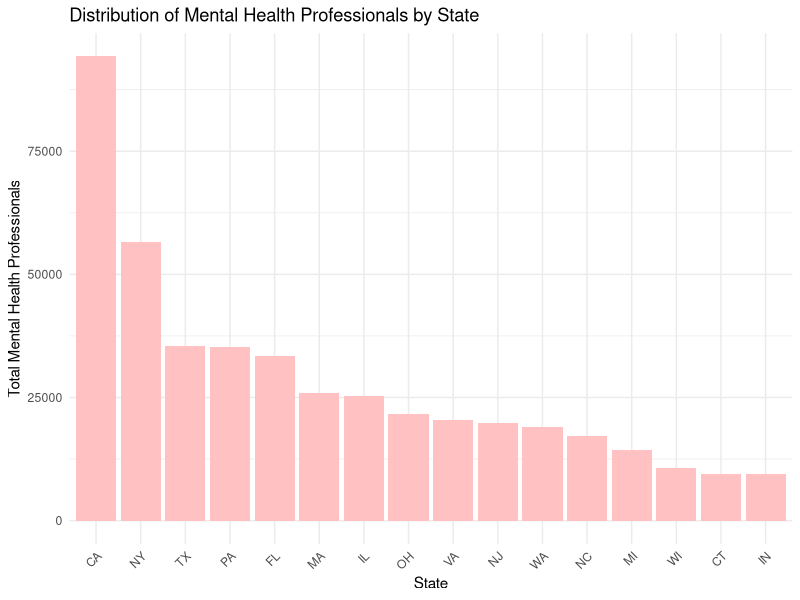
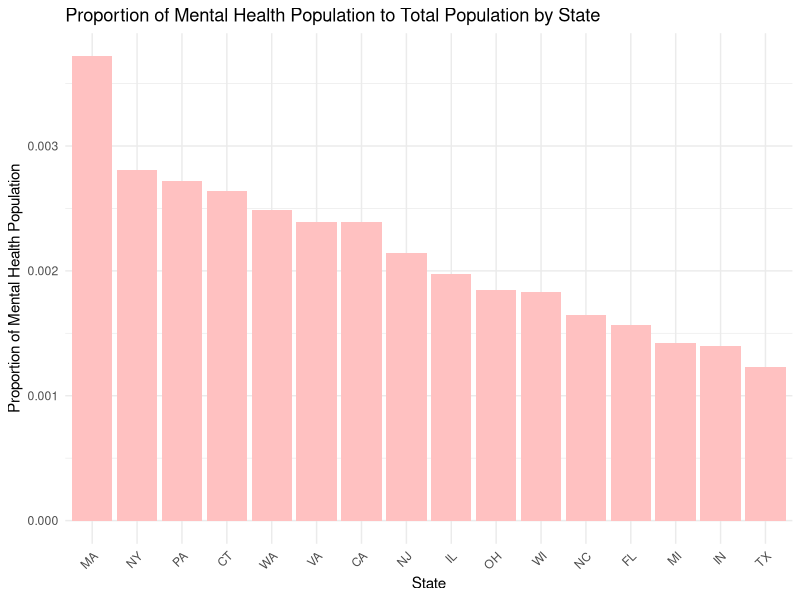
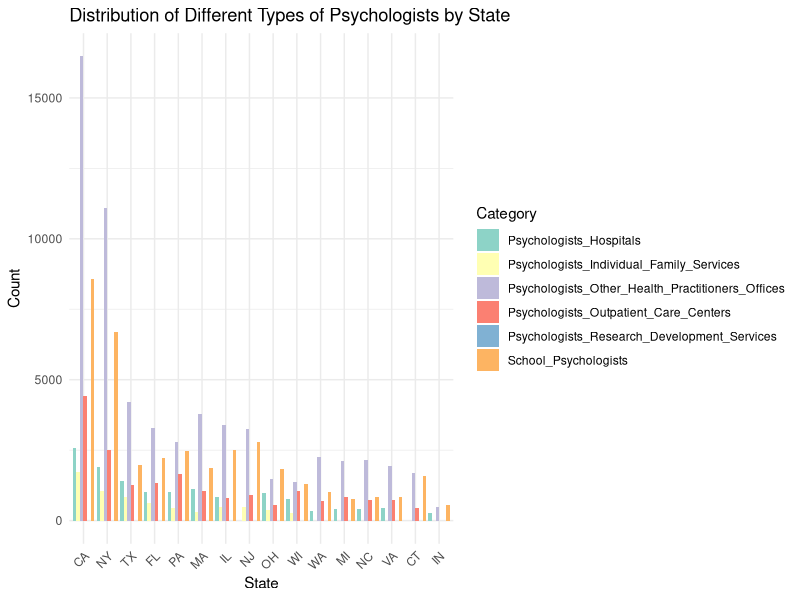
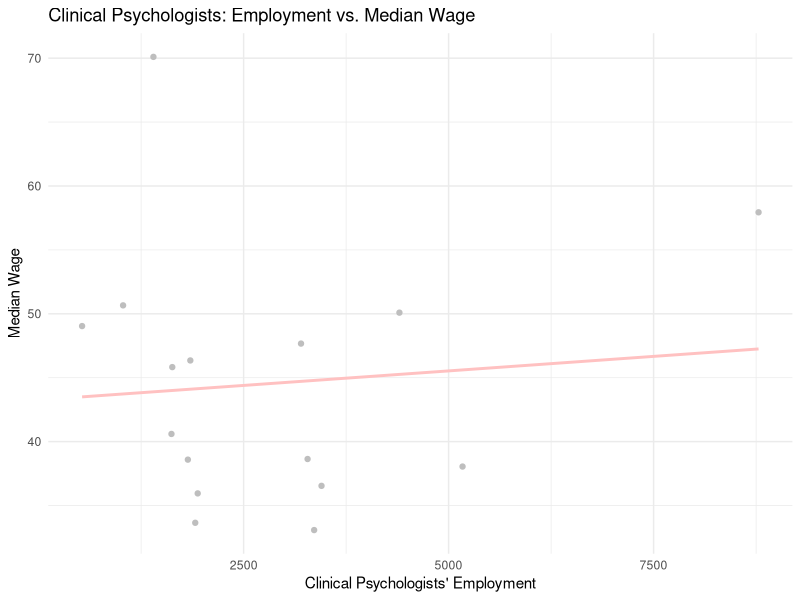
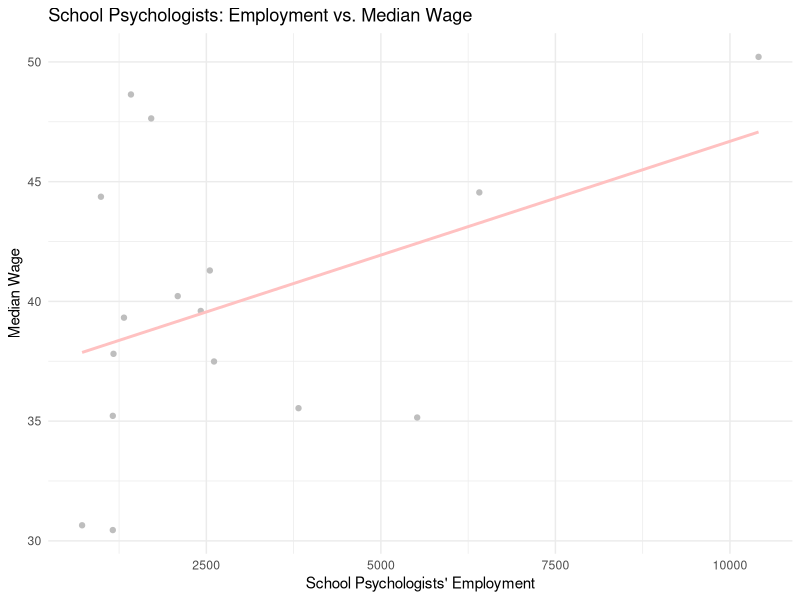
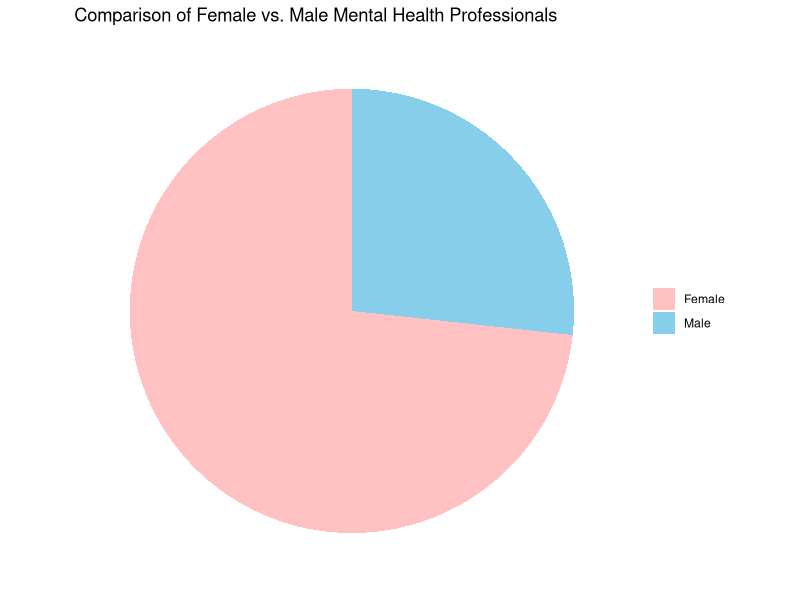
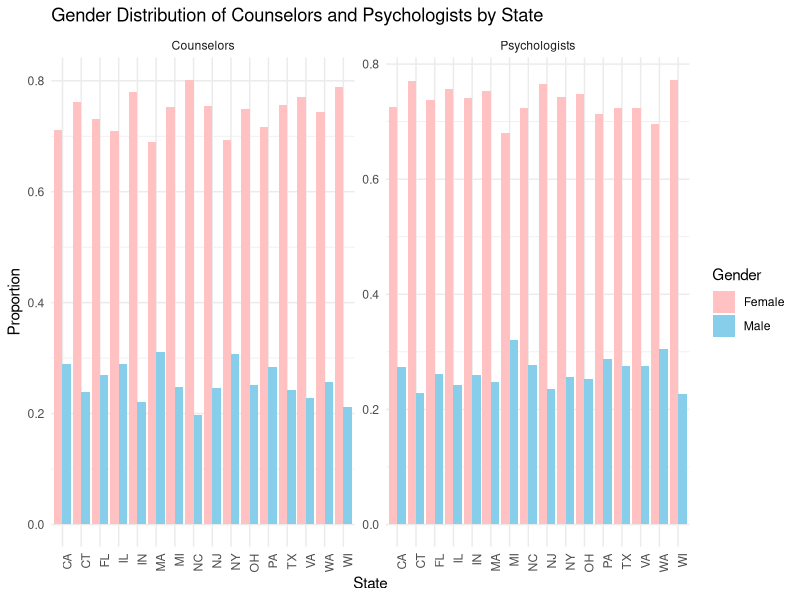
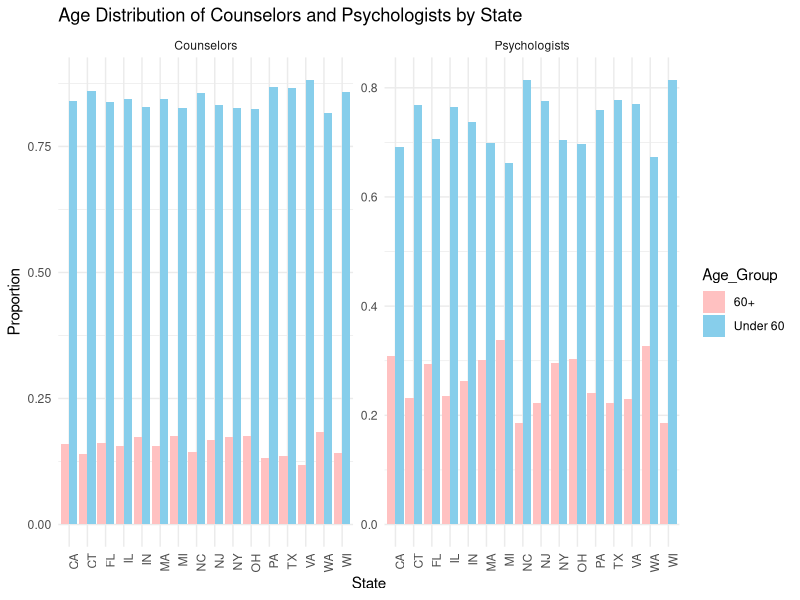

Recreate these plots in R, in order.
## ---- chunk 1
library(dplyr)
library(ggplot2)
library(tidyr)
library(readr)
library(knitr)
## ---- chunk 2
# Read the raw dataset
raw_data <- read.csv("data/ahrfsn2023.csv")

# Select relevant columns for analysis
data <- raw_data %>%
  select(st_abbrev,
         conslrs_21,
         conslrs_mal_21,
         conslrs_fem_21,
         conslrs_lt30_21,
         conslrs_30_39_21,
         conslrs_40_49_21,
         conslrs_50_59_21,
         conslrs_ge60_21,
         conslrs_outpt_care_ctr_21,
         conslrs_oth_hlth_svc_21,
         conslrs_hosp_21,
         conslrs_rcf_no_nursng_21,
         conslrs_indv_famly_svc_21,
         mentl_hlth_conslrs_emplymt_22,
         mentl_hlth_conslrs_medn_wage_22,
         rehab_conslrs_emplymt_22,
         rehab_conslrs_medn_wage_22,
         psychol_21,
         psychol_mal_21,
         psychol_fem_21,
         psychol_lt30_21,
         psychol_30_39_21,
         psychol_40_49_21,
         psychol_50_59_21,
         psychol_ge60_21,
         psychol_resrch_dev_svc_21,
         psychol_sch_21,
         psychol_ofcs_oth_hlth_practnr_21,
         psychol_outpt_care_ctr_21,
         psychol_hosp_21,
         psychol_indv_famly_svc_21,
         clinpsych_emplymt_22,
         clinpsych_medn_wage_22,
         sch_psychol_emplymt_22,
         sch_psychol_medn_wage_22,
         popn_pums_21,
         popn_mal_21,
         popn_fem_21)

## ---- chunk 3
# Handling missing values by replacing NA with 0 for numeric columns
data <- data %>%
  mutate(across(where(is.numeric), ~ replace_na(.x, 0)))
## ---- chunk 4
# Create new variables for age groups
data <- data %>%
  mutate(conslrs_under60 = conslrs_lt30_21 + conslrs_30_39_21 + conslrs_40_49_21 + conslrs_50_59_21,
         conslrs_60plus = conslrs_ge60_21,
         psychol_under60 = psychol_lt30_21 + psychol_30_39_21 + psychol_40_49_21 + psychol_50_59_21,
         psychol_60plus = psychol_ge60_21)
## ---- chunk 5
# Remove the original age columns
data <- data %>%
  select(-conslrs_lt30_21, -conslrs_30_39_21, -conslrs_40_49_21, -conslrs_50_59_21, -conslrs_ge60_21,
         -psychol_lt30_21, -psychol_30_39_21, -psychol_40_49_21, -psychol_50_59_21, -psychol_ge60_21)
## ---- chunk 6
# Rename columns for clarity
data <- data %>%
  rename(
    State = st_abbrev,
    Total_Counselors = conslrs_21,
    Male_Counselors = conslrs_mal_21,
    Female_Counselors = conslrs_fem_21,
    Counselors_Under60 = conslrs_under60,
    Counselors_60plus = conslrs_60plus,
    Counselors_Outpatient_Care_Centers = conslrs_outpt_care_ctr_21,
    Counselors_Other_Health_Services = conslrs_oth_hlth_svc_21,
    Counselors_Hospitals = conslrs_hosp_21,
    Counselors_Residential_Care_Facilities = conslrs_rcf_no_nursng_21,
    Counselors_Individual_Family_Services = conslrs_indv_famly_svc_21,
    Mental_Health_Counselors_Employment = mentl_hlth_conslrs_emplymt_22,
    Mental_Health_Counselors_Median_Wage = mentl_hlth_conslrs_medn_wage_22,
    Rehabilitation_Counselors_Employment = rehab_conslrs_emplymt_22,
    Rehabilitation_Counselors_Median_Wage = rehab_conslrs_medn_wage_22,
    Total_Psychologists = psychol_21,
    Male_Psychologists = psychol_mal_21,
    Female_Psychologists = psychol_fem_21,
    Psychologists_Under60 = psychol_under60,
    Psychologists_60plus = psychol_60plus,
    Psychologists_Research_Development_Services = psychol_resrch_dev_svc_21,
    School_Psychologists = psychol_sch_21,
    Psychologists_Other_Health_Practitioners_Offices = psychol_ofcs_oth_hlth_practnr_21,
    Psychologists_Outpatient_Care_Centers = psychol_outpt_care_ctr_21,
    Psychologists_Hospitals = psychol_hosp_21,
    Psychologists_Individual_Family_Services = psychol_indv_famly_svc_21,
    Clinical_Psychologists_Employment = clinpsych_emplymt_22,
    Clinical_Psychologists_Median_Wage = clinpsych_medn_wage_22,
    School_Psychologists_Employment = sch_psychol_emplymt_22,
    School_Psychologists_Median_Wage = sch_psychol_medn_wage_22,
    Population = popn_pums_21,
    Male_Population = popn_mal_21,
    Female_Population = popn_fem_21
  )

## ---- chunk 7
# Vector of state abbreviations to keep
states_to_keep <- c("CT", "FL", "IL", "IN", "MA", "MI", "NJ", "NY", "NC", "OH", "TX", "VA", "WA", "PA", "WI","CA")

# Filter the dataset to keep only the specified states
data <- data %>%
  filter(State %in% states_to_keep)
## ---- chunk 8
# Export the selected columns to a new CSV file
write_csv(data, "data/data.csv")

# Print a message to indicate successful export
print("The new CSV file with selected columns has been exported successfully.")
## ---- chunk 9
# Calculate summary statistics for Total Counselors and Total Psychologists
summary_stats <- data %>%
  summarise(
    Mean_Total = mean(Total_Counselors + Total_Psychologists),
    Median_Total = median(Total_Counselors + Total_Psychologists),
    SD_Total = sd(Total_Counselors + Total_Psychologists),
  )

# Print summary statistics in a simple table format
# print(summary_stats)
## ---- chunk 10
data <- data %>%
  mutate(Total_Mental_Health_Professionals = Total_Counselors + Total_Psychologists)

# Plot the distribution of mental health professionals by state
ggplot(data, aes(x = reorder(State, -Total_Mental_Health_Professionals), y = Total_Mental_Health_Professionals)) +
  geom_bar(stat = "identity", fill = "rosybrown1") +
  labs(title = "Distribution of Mental Health Professionals by State",
       x = "State",
       y = "Total Mental Health Professionals") +
  theme_minimal() +
  theme(axis.text.x = element_text(angle = 45, hjust = 1))
## ---- chunk 11
# Calculate the proportion of mental health population (counselors + psychologists) to the total population
state_data1 <- data %>%
  mutate(Mental_Health_Population = Total_Counselors + Total_Psychologists,
         Proportion_Mental_Health = Mental_Health_Population / Population)

# Order the data by Proportion_Mental_Health in descending order
state_data1 <- state_data1 %>%
  arrange(desc(Proportion_Mental_Health))

## ---- chunk 12
# Plot the proportion of mental health population to the total population for each state
ggplot(state_data1, aes(x = reorder(State, -Proportion_Mental_Health), y = Proportion_Mental_Health)) +
  geom_bar(stat = "identity", fill = "rosybrown1") +
  labs(title = "Proportion of Mental Health Population to Total Population by State",
       x = "State",
       y = "Proportion of Mental Health Population") +
  theme_minimal() +
  theme(axis.text.x = element_text(angle = 45, hjust = 1))
## ---- chunk 13
# Convert data to long format for plotting
long_data <- data %>%
  select(State, Psychologists_Research_Development_Services, School_Psychologists, 
         Psychologists_Other_Health_Practitioners_Offices, Psychologists_Outpatient_Care_Centers,
         Psychologists_Hospitals, Psychologists_Individual_Family_Services) %>%
  pivot_longer(cols = -State, names_to = "Category", values_to = "Count")

# Plot the distribution for each category of psychologists by state in descending order
ggplot(long_data, aes(x = reorder(State, -Count), y = Count, fill = Category)) +
  geom_bar(stat = "identity", position = "dodge") +
  labs(title = "Distribution of Different Types of Psychologists by State",
       x = "State",
       y = "Count") +
  theme_minimal() +
  theme(axis.text.x = element_text(angle = 45, hjust = 1)) +
  scale_fill_brewer(palette = "Set3")
## ---- chunk 14
# Select relevant columns for correlation analysis
correlation_data <- data %>%
  select(Clinical_Psychologists_Employment, Clinical_Psychologists_Median_Wage,
         School_Psychologists_Employment, School_Psychologists_Median_Wage)

# Calculate the correlation matrix
correlation_matrix <- cor(correlation_data, use = "complete.obs")

# Print the correlation matrix
# print(correlation_matrix)
## ---- chunk 15
# Scatter plot: Clinical Psychologists' Employment vs. Median Wage with trend line
ggplot(data, aes(x = Clinical_Psychologists_Employment, y = Clinical_Psychologists_Median_Wage)) +
  geom_point(color = 'grey') +
  geom_smooth(method = "lm", color = "rosybrown1", se = FALSE) +
  labs(title = "Clinical Psychologists: Employment vs. Median Wage",
       x = "Clinical Psychologists' Employment",
       y = "Median Wage") +
  theme_minimal()

# Scatter plot: School Psychologists' Employment vs. Median Wage with trend line
ggplot(data, aes(x = School_Psychologists_Employment, y = School_Psychologists_Median_Wage)) +
  geom_point(color = 'grey') +
  geom_smooth(method = "lm", color = "rosybrown1", se = FALSE) +
  labs(title = "School Psychologists: Employment vs. Median Wage",
       x = "School Psychologists' Employment",
       y = "Median Wage") +
  theme_minimal()
## ---- chunk 16
# Calculate the total number of male and female counselors and psychologists
total_female <- sum(data$Female_Counselors + data$Female_Psychologists, na.rm = TRUE)
total_male <- sum(data$Male_Counselors + data$Male_Psychologists, na.rm = TRUE)

# Create a dataframe for the pie chart
gender_data <- data.frame(
  Gender = c("Female", "Male"),
  Count = c(total_female, total_male)
)

# Create the pie chart with custom colors
ggplot(gender_data, aes(x = "", y = Count, fill = Gender)) +
  geom_bar(stat = "identity", width = 1) +
  coord_polar("y") +
  scale_fill_manual(values = c("Female" = "rosybrown1", "Male" = "skyblue")) +
  labs(title = "Comparison of Female vs. Male Mental Health Professionals") +
  theme_minimal() +
  theme(axis.title.x = element_blank(),
        axis.title.y = element_blank(),
        axis.text.x = element_blank(),
        axis.ticks = element_blank(),
        panel.grid = element_blank(),
        legend.title = element_blank())
## ---- chunk 17
# Calculate gender ratios for counselors and psychologists
data <- data %>%
  mutate(
    Counselors_Total = Male_Counselors + Female_Counselors,
    Counselors_Male_Ratio = Male_Counselors / Counselors_Total,
    Counselors_Female_Ratio = Female_Counselors / Counselors_Total,
    Psychologists_Total = Male_Psychologists + Female_Psychologists,
    Psychologists_Male_Ratio = Male_Psychologists / Psychologists_Total,
    Psychologists_Female_Ratio = Female_Psychologists / Psychologists_Total
  )

# Prepare data for plotting
counselors_data <- data %>%
  select(State, Counselors_Male_Ratio, Counselors_Female_Ratio) %>%
  gather(key = "Gender", value = "Ratio", Counselors_Male_Ratio, Counselors_Female_Ratio) %>%
  mutate(Role = "Counselors", Gender = ifelse(Gender == "Counselors_Male_Ratio", "Male", "Female"))

psychologists_data <- data %>%
  select(State, Psychologists_Male_Ratio, Psychologists_Female_Ratio) %>%
  gather(key = "Gender", value = "Ratio", Psychologists_Male_Ratio, Psychologists_Female_Ratio) %>%
  mutate(Role = "Psychologists", Gender = ifelse(Gender == "Psychologists_Male_Ratio", "Male", "Female"))

combined_data <- bind_rows(counselors_data, psychologists_data)

# Plot gender distribution for counselors and psychologists
ggplot(combined_data, aes(x = State, y = Ratio, fill = Gender)) +
  geom_bar(stat = "identity", position = "dodge") +
  facet_wrap(~ Role, scales = "free_y") +
  labs(
    title = "Gender Distribution of Counselors and Psychologists by State",
    x = "State",
    y = "Proportion"
  ) +
  scale_fill_manual(values = c("Male" = "skyblue", "Female" = "rosybrown1")) +
  theme_minimal() +
  theme(axis.text.x = element_text(angle = 90, hjust = 1))

## ---- chunk 18
# Calculate age group proportions for counselors and psychologists
data <- data %>%
  mutate(
    Counselors_Total = Counselors_Under60 + Counselors_60plus,
    Counselors_Under60_Ratio = Counselors_Under60 / Counselors_Total,
    Counselors_60plus_Ratio = Counselors_60plus / Counselors_Total,
    Psychologists_Total = Psychologists_Under60 + Psychologists_60plus,
    Psychologists_Under60_Ratio = Psychologists_Under60 / Psychologists_Total,
    Psychologists_60plus_Ratio = Psychologists_60plus / Psychologists_Total
  )

# Prepare data for plotting
counselors_age_data <- data %>%
  select(State, Counselors_Under60_Ratio, Counselors_60plus_Ratio) %>%
  gather(key = "Age_Group", value = "Ratio", Counselors_Under60_Ratio, Counselors_60plus_Ratio) %>%
  mutate(Role = "Counselors", Age_Group = ifelse(Age_Group == "Counselors_Under60_Ratio", "Under 60", "60+"))

psychologists_age_data <- data %>%
  select(State, Psychologists_Under60_Ratio, Psychologists_60plus_Ratio) %>%
  gather(key = "Age_Group", value = "Ratio", Psychologists_Under60_Ratio, Psychologists_60plus_Ratio) %>%
  mutate(Role = "Psychologists", Age_Group = ifelse(Age_Group == "Psychologists_Under60_Ratio", "Under 60", "60+"))

combined_age_data <- bind_rows(counselors_age_data, psychologists_age_data)

# Plot age distribution for counselors and psychologists
ggplot(combined_age_data, aes(x = State, y = Ratio, fill = Age_Group)) +
  geom_bar(stat = "identity", position = "dodge") +
  facet_wrap(~ Role, scales = "free_y") +
  labs(
    title = "Age Distribution of Counselors and Psychologists by State",
    x = "State",
    y = "Proportion"
  ) +
  scale_fill_manual(values = c("Under 60" = "skyblue", "60+" = "rosybrown1")) + # Customize colors here
  theme_minimal() +
  theme(axis.text.x = element_text(angle = 90, hjust = 1))

## ---- chunk 19
# Filter and reshape the data for the relevant professions
filtered_data <- data %>%
  select(State, Mental_Health_Counselors_Median_Wage, Clinical_Psychologists_Median_Wage, School_Psychologists_Median_Wage) %>%
  gather(key = "Profession", value = "Median_Wage", -State)

# Ensure State is treated as a factor
filtered_data$State <- as.factor(filtered_data$State)

# Create the scatter plot with regression lines
ggplot(filtered_data, aes(x = State, y = Median_Wage, color = Profession)) +
  geom_point(size = 2, alpha = 0.7) +
  geom_smooth(method = "lm", se = FALSE, aes(group = Profession)) +
  theme(axis.text.x = element_text(angle = 90, hjust = 1)) +
  labs(title = "Comparison of Median Wages by State for Mental Health Professionals",
       x = "State", y = "Median Wage", color = "Profession")
## ---- chunk 20
# Reshape the data to long format
data_long <- data %>%
  select(State, Total_Counselors, Total_Psychologists) %>%
  pivot_longer(cols = c(Total_Counselors, Total_Psychologists),
               names_to = "Profession",
               values_to = "Count")

# Create the combined plot
ggplot(data_long, aes(x = State, y = Count, fill = Profession)) +
  geom_bar(stat = "identity", position = "dodge") +
  scale_fill_manual(values = c("Total_Counselors" = "skyblue", "Total_Psychologists" = "rosybrown1")) +
  labs(title = "Distribution of Counselors and Psychologists by State",
       x = "State",
       y = "Count",
       fill = "Profession") +
  theme_minimal() +
  theme(axis.text.x = element_text(angle = 45, hjust = 1))

## ---- chunk 21
# Calculate summary statistics using dplyr
summary_stats <- filtered_data %>%
  group_by(Profession) %>%
  summarise(
    Mean = mean(Median_Wage, na.rm = TRUE),
    Median = median(Median_Wage, na.rm = TRUE),
    SD = sd(Median_Wage, na.rm = TRUE),
    Min = min(Median_Wage, na.rm = TRUE),
    Max = max(Median_Wage, na.rm = TRUE),
  )

# Print the summary statistics
print(summary_stats)
